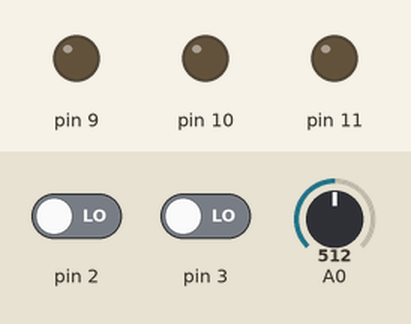
This sketch was run on a simulated Arduino Uno, built with avr-gcc and run on an emulated ATmega328P. On the bench: output pins drawn as LEDs (lit = HIGH). Dashed ring = blinking. Inputs (shaded band) come from the test bench; at power-on: pin 2 LOW, pin 3 LOW, A0 = 512.

Above: at 1.2 s.
1.3 s: pin 2 driven HIGH
At 2.75 s:
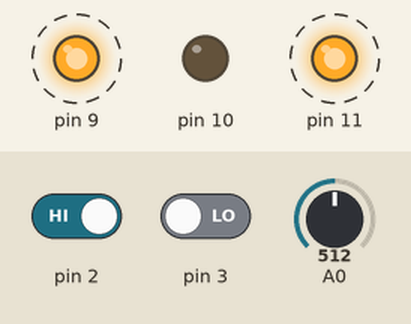
4.3 s: pin 3 driven HIGH
At 5.0 s:
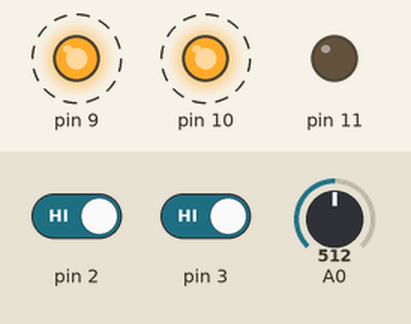
7.3 s: pin 3 driven LOW
At 8.15 s:
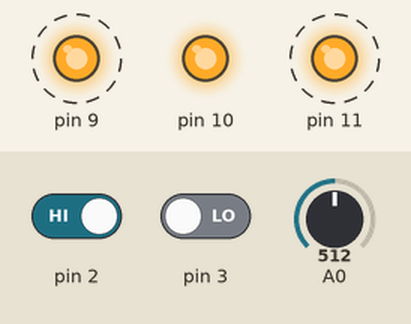
10.3 s: pin 2 driven LOW
At 10.8 s:
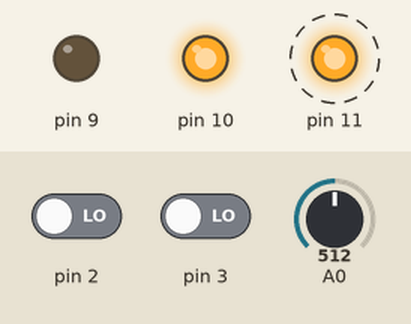
13.3 s: A0 set to 102
At 15.12 s:
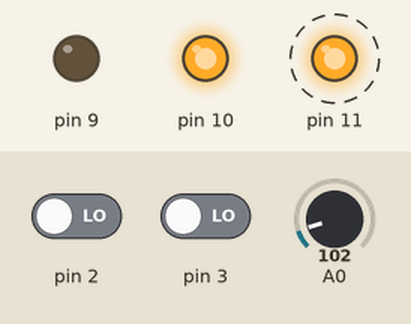
16.3 s: A0 set to 85
Timing chart, 0 to 20.3 s (numbered marks = the images above; inputs shaded):
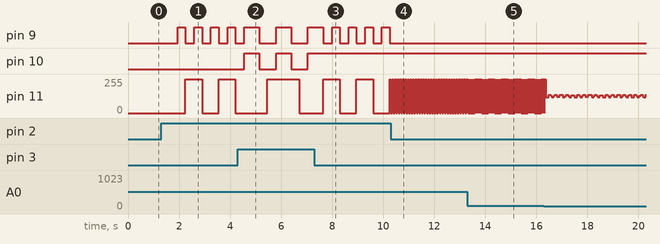

The sketch:

peristaltica-stepper.ino
```cpp
void setup() {
  pinMode(2, INPUT);
  pinMode(3, INPUT);
  pinMode(9, OUTPUT);
  pinMode(10, OUTPUT);
  pinMode(11, OUTPUT);
}

int run = LOW;
int dir = LOW;
int step = LOW;
int vel;

void loop() {
 if (digitalRead(2)) {
   run = !run;
   delay(300);
   digitalWrite(9, !run);
 }

 if (digitalRead(3)) {
   dir = !dir;
   digitalWrite(10, dir);
   delay(300);
 }

 if (run) {
   vel = map(analogRead(A0), 0, 1024, 1, 100);
   digitalWrite(11, step);
   delay(vel);
   step = !step;
 }

}
```

Measured:
- after the input at 1.3 s, pin 9: alternates HIGH for 0.30 s and LOW for 0.35 s, starting after 0.65 s; pin 11: alternates 255/255 for 0.65 s and 0/255 for 0.65 s, starting after 0.95 s
- after the input at 4.3 s, pin 9: alternates HIGH for 0.60 s and LOW for 0.65 s, starting after 0.85 s; pin 10: alternates HIGH for 0.60 s and LOW for 0.65 s, starting after 0.25 s
- after the input at 7.3 s, pin 9: alternates HIGH for 0.30 s and LOW for 0.35 s, starting after 0.70 s; pin 10: stops changing and stays HIGH
- after the input at 10.3 s, pin 9: stops changing and stays LOW; pin 11: alternates 255/255 for 0.05 s and 0/255 for 0.05 s, starting at once
- after the input at 13.3 s, pin 11: alternates 255/255 for 0.01 s and 0/255 for 0.01 s, starting at once
